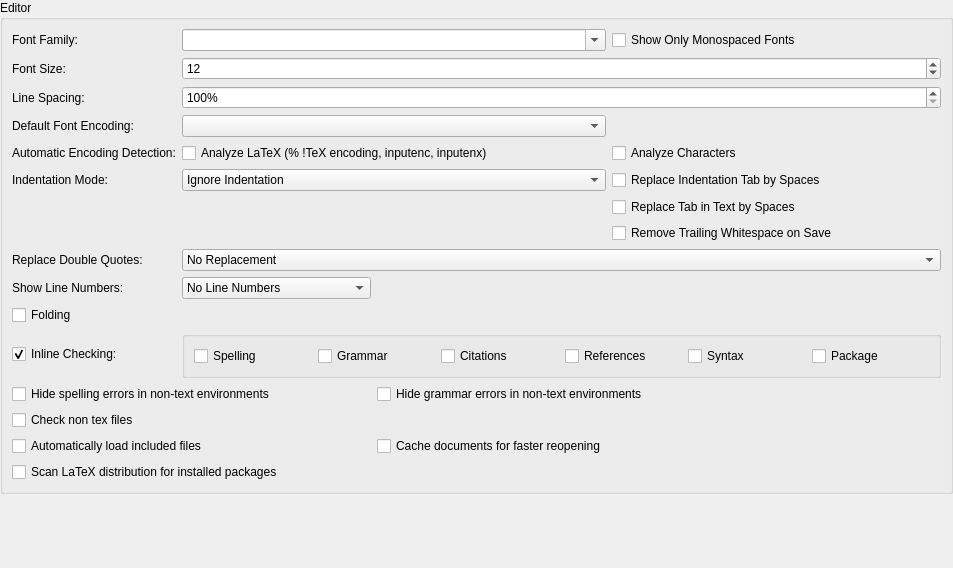
             <widget class="QWidget" name="scrollAreaWidgetContents_1">
              <property name="geometry">
               <rect>
                <x>0</x>
                <y>0</y>
                <width>953</width>
                <height>568</height>
               </rect>
              </property>
              <layout class="QGridLayout">
               <property name="leftMargin">
                <number>0</number>
               </property>
               <property name="topMargin">
                <number>0</number>
               </property>
               <property name="rightMargin">
                <number>0</number>
               </property>
               <property name="bottomMargin">
                <number>0</number>
               </property>
               <property name="spacing">
                <number>6</number>
               </property>
               <item row="3" column="0">
                <spacer name="verticalSpacer_5">
                 <property name="orientation">
                  <enum>Qt::Orientation::Vertical</enum>
                 </property>
                 <property name="sizeHint" stdset="0">
                  <size>
                   <width>20</width>
                   <height>40</height>
                  </size>
                 </property>
                </spacer>
               </item>
               <item row="1" column="0">
                <widget class="QGroupBox" name="groupBox_3">
                 <property name="title">
                  <string>Editor</string>
                 </property>
                 <layout class="QGridLayout">
                  <item row="13" column="0">
                   <widget class="QCheckBox" name="checkBoxRealTimeCheck">
                    <property name="sizePolicy">
                     <sizepolicy hsizetype="Preferred" vsizetype="Fixed">
                      <horstretch>0</horstretch>
                      <verstretch>0</verstretch>
                     </sizepolicy>
                    </property>
                    <property name="text">
                     <string>Inline Checking:</string>
                    </property>
                    <property name="checked">
                     <bool>true</bool>
                    </property>
                   </widget>
                  </item>
                  <item row="11" column="0">
                   <widget class="QLabel" name="label_33">
                    <property name="text">
                     <string>Show Line Numbers:</string>
                    </property>
                   </widget>
                  </item>
                  <item row="11" column="1">
                   <widget class="QComboBox" name="comboboxLineNumbers">
                    <item>
                     <property name="text">
                      <string>No Line Numbers</string>
                     </property>
                    </item>
                    <item>
                     <property name="text">
                      <string>All Line Numbers</string>
                     </property>
                    </item>
                    <item>
                     <property name="text">
                      <string>Only Important Line Numbers</string>
                     </property>
                    </item>
                   </widget>
                  </item>
                  <item row="15" column="0" colspan="2">
                   <widget class="QCheckBox" name="checkBoxInlineCheckNonTeXFiles">
                    <property name="text">
                     <string>Check non tex files</string>
                    </property>
                    <property name="advancedOption" stdset="0">
                     <bool>true</bool>
                    </property>
                   </widget>
                  </item>
                  <item row="17" column="0" colspan="2">
                   <widget class="QCheckBox" name="checkBoxScanInstalledLatexPackages">
                    <property name="text">
                     <string>Scan LaTeX distribution for installed packages</string>
                    </property>
                    <property name="advancedOption" stdset="0">
                     <bool>true</bool>
                    </property>
                   </widget>
                  </item>
                  <item row="12" column="0" colspan="4">
                   <widget class="QCheckBox" name="checkBoxFolding">
                    <property name="text">
                     <string>Folding</string>
                    </property>
                   </widget>
                  </item>
                  <item row="7" column="3" colspan="2">
                   <widget class="QCheckBox" name="checkBoxReplaceIndentTabByWhitespace">
                    <property name="text">
                     <string>Replace Indentation Tab by Spaces</string>
                    </property>
                   </widget>
                  </item>
                  <item row="0" column="0">
                   <widget class="QLabel" name="labelFamily">
                    <property name="text">
                     <string>Font Family:</string>
                    </property>
                   </widget>
                  </item>
                  <item row="10" column="0">
                   <widget class="QLabel" name="label_39">
                    <property name="text">
                     <string>Replace Double Quotes:</string>
                    </property>
                   </widget>
                  </item>
                  <item row="3" column="0">
                   <widget class="QLabel" name="labelEncoding">
                    <property name="sizePolicy">
                     <sizepolicy hsizetype="Minimum" vsizetype="Preferred">
                      <horstretch>0</horstretch>
                      <verstretch>0</verstretch>
                     </sizepolicy>
                    </property>
                    <property name="text">
                     <string>Default Font Encoding:</string>
                    </property>
                   </widget>
                  </item>
                  <item row="7" column="0">
                   <widget class="QLabel" name="label_30">
                    <property name="text">
                     <string>Indentation Mode:</string>
                    </property>
                   </widget>
                  </item>
                  <item row="5" column="0">
                   <widget class="QLabel" name="label_65">
                    <property name="text">
                     <string>Automatic Encoding Detection:</string>
                    </property>
                   </widget>
                  </item>
                  <item row="3" column="1" colspan="2">
                   <widget class="QComboBox" name="comboBoxEncoding"/>
                  </item>
                  <item row="5" column="1" colspan="2">
                   <widget class="QCheckBox" name="checkBoxAutoDetectEncodingFromLatex">
                    <property name="text">
                     <string>Analyze LaTeX (% !TeX encoding, inputenc, inputenx)</string>
                    </property>
                   </widget>
                  </item>
                  <item row="5" column="3" colspan="2">
                   <widget class="QCheckBox" name="checkBoxAutoDetectEncodingFromChars">
                    <property name="toolTip">
                     <string>can only decide between utf16/utf-8 and ISO 8859-1 !</string>
                    </property>
                    <property name="text">
                     <string>Analyze Characters</string>
                    </property>
                   </widget>
                  </item>
                  <item row="0" column="1" colspan="2">
                   <widget class="QComboBox" name="comboBoxFont">
                    <property name="editable">
                     <bool>true</bool>
                    </property>
                   </widget>
                  </item>
                  <item row="1" column="1" colspan="4">
                   <widget class="QSpinBox" name="spinBoxSize">
                    <property name="minimum">
                     <number>1</number>
                    </property>
                    <property name="value">
                     <number>12</number>
                    </property>
                   </widget>
                  </item>
                  <item row="2" column="1" colspan="4">
                   <widget class="QSpinBox" name="spinBoxLineSpacingPercent">
                    <property name="suffix">
                     <string>%</string>
                    </property>
                    <property name="minimum">
                     <number>100</number>
                    </property>
                    <property name="maximum">
                     <number>500</number>
                    </property>
                    <property name="singleStep">
                     <number>10</number>
                    </property>
                    <property name="advancedOption" stdset="0">
                     <bool>true</bool>
                    </property>
                   </widget>
                  </item>
                  <item row="1" column="0">
                   <widget class="QLabel" name="labelSize">
                    <property name="text">
                     <string>Font Size:</string>
                    </property>
                   </widget>
                  </item>
                  <item row="2" column="0">
                   <widget class="QLabel" name="label_2">
                    <property name="text">
                     <string>Line Spacing:</string>
                    </property>
                    <property name="advancedOption" stdset="0">
                     <bool>true</bool>
                    </property>
                   </widget>
                  </item>
                  <item row="10" column="1" colspan="4">
                   <widget class="QComboBox" name="comboBoxReplaceQuotes">
                    <item>
                     <property name="text">
                      <string>No Replacement</string>
                     </property>
                    </item>
                    <item>
                     <property name="text">
                      <string>English Quotes:  `` ''</string>
                     </property>
                    </item>
                    <item>
                     <property name="text">
                      <string>French Quotes:  &quot;&lt; &quot;&gt;</string>
                     </property>
                    </item>
                    <item>
                     <property name="text">
                      <string>German Quotes:  &quot;` &quot;'</string>
                     </property>
                    </item>
                    <item>
                     <property name="text">
                      <string>French Quotes (babel): \og{} \fg{}</string>
                     </property>
                    </item>
                    <item>
                     <property name="text">
                      <string>Reverse French Quotes: &quot;&gt; &quot;&lt;</string>
                     </property>
                    </item>
                    <item>
                     <property name="text">
                      <string>Package csquotes: \enquote{  }</string>
                     </property>
                    </item>
                    <item>
                     <property name="text">
                      <string>English Quotes (unicode): “ ”</string>
                     </property>
                    </item>
                    <item>
                     <property name="text">
                      <string>Polish Quotes: ,, ''</string>
                     </property>
                    </item>
                    <item>
                     <property name="text">
                      <string>Polish Quotes (unicode): „ ”</string>
                     </property>
                    </item>
                   </widget>
                  </item>
                  <item row="0" column="3" colspan="2">
                   <widget class="QCheckBox" name="checkBoxShowOnlyMonospacedFonts">
                    <property name="text">
                     <string>Show Only Monospaced Fonts</string>
                    </property>
                   </widget>
                  </item>
                  <item row="7" column="1" colspan="2">
                   <widget class="QComboBox" name="comboBoxAutoIndent">
                    <property name="advancedOption" stdset="0">
                     <bool>false</bool>
                    </property>
                    <item>
                     <property name="text">
                      <string>Ignore Indentation</string>
                     </property>
                    </item>
                    <item>
                     <property name="text">
                      <string>Keep Indentation</string>
                     </property>
                    </item>
                    <item>
                     <property name="text">
                      <string>Indent and Unindent Automatically</string>
                     </property>
                    </item>
                   </widget>
                  </item>
                  <item row="13" column="1" colspan="4">
                   <widget class="QGroupBox" name="groupBoxInlineChecking">
                    <property name="sizePolicy">
                     <sizepolicy hsizetype="Expanding" vsizetype="Preferred">
                      <horstretch>0</horstretch>
                      <verstretch>0</verstretch>
                     </sizepolicy>
                    </property>
                    <property name="title">
                     <string/>
                    </property>
                    <layout class="QHBoxLayout" name="horizontalLayout_4">
                     <item>
                      <widget class="QCheckBox" name="checkBoxInlineSpellCheck">
                       <property name="text">
                        <string>Spelling</string>
                       </property>
                      </widget>
                     </item>
                     <item>
                      <widget class="QCheckBox" name="checkBoxInlineGrammarCheck">
                       <property name="text">
                        <string>Grammar</string>
                       </property>
                      </widget>
                     </item>
                     <item>
                      <widget class="QCheckBox" name="checkBoxInlineCitationCheck">
                       <property name="text">
                        <string>Citations</string>
                       </property>
                      </widget>
                     </item>
                     <item>
                      <widget class="QCheckBox" name="checkBoxInlineReferenceCheck">
                       <property name="text">
                        <string>References</string>
                       </property>
                      </widget>
                     </item>
                     <item>
                      <widget class="QCheckBox" name="checkBoxInlineSyntaxCheck">
                       <property name="text">
                        <string>Syntax</string>
                       </property>
                      </widget>
                     </item>
                     <item>
                      <widget class="QCheckBox" name="checkBoxInlinePackageCheck">
                       <property name="text">
                        <string>Package</string>
                       </property>
                      </widget>
                     </item>
                    </layout>
                   </widget>
                  </item>
                  <item row="8" column="3" colspan="2">
                   <widget class="QCheckBox" name="checkBoxReplaceTextTabByWhitespace">
                    <property name="text">
                     <string>Replace Tab in Text by Spaces</string>
                    </property>
                   </widget>
                  </item>
                  <item row="14" column="2" colspan="3">
                   <widget class="QCheckBox" name="checkBoxHideGrammarErrorsInNonText">
                    <property name="text">
                     <string>Hide grammar errors in non-text environments</string>
                    </property>
                    <property name="advancedOption" stdset="0">
                     <bool>true</bool>
                    </property>
                   </widget>
                  </item>
                  <item row="14" column="0" colspan="2">
                   <widget class="QCheckBox" name="checkBoxHideSpellingErrorsInNonText">
                    <property name="text">
                     <string>Hide spelling errors in non-text environments</string>
                    </property>
                    <property name="advancedOption" stdset="0">
                     <bool>true</bool>
                    </property>
                   </widget>
                  </item>
                  <item row="9" column="3" colspan="2">
                   <widget class="QCheckBox" name="checkboxRemoveTrailingWsOnSave">
                    <property name="text">
                     <string>Remove Trailing Whitespace on Save</string>
                    </property>
                   </widget>
                  </item>
                  <item row="16" column="0" colspan="2">
                   <widget class="QCheckBox" name="checkBoxAutoLoad">
                    <property name="text">
                     <string>Automatically load included files</string>
                    </property>
                    <property name="advancedOption" stdset="0">
                     <bool>true</bool>
                    </property>
                   </widget>
                  </item>
                  <item row="16" column="2">
                   <widget class="QCheckBox" name="checkBoxUseCache">
                    <property name="text">
                     <string>Cache documents for faster reopening</string>
                    </property>
                    <property name="advancedOption" stdset="0">
                     <bool>true</bool>
                    </property>
                   </widget>
                  </item>
                 </layout>
                </widget>
               </item>
              </layout>
             </widget>
